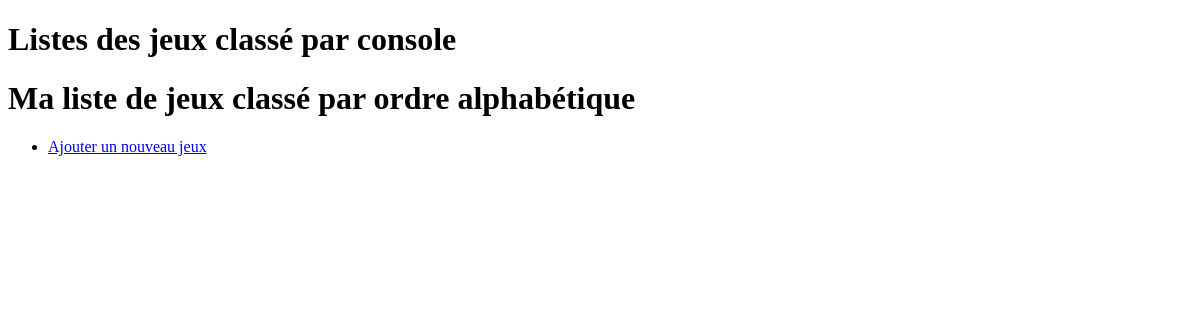
Before: / with the older database file.
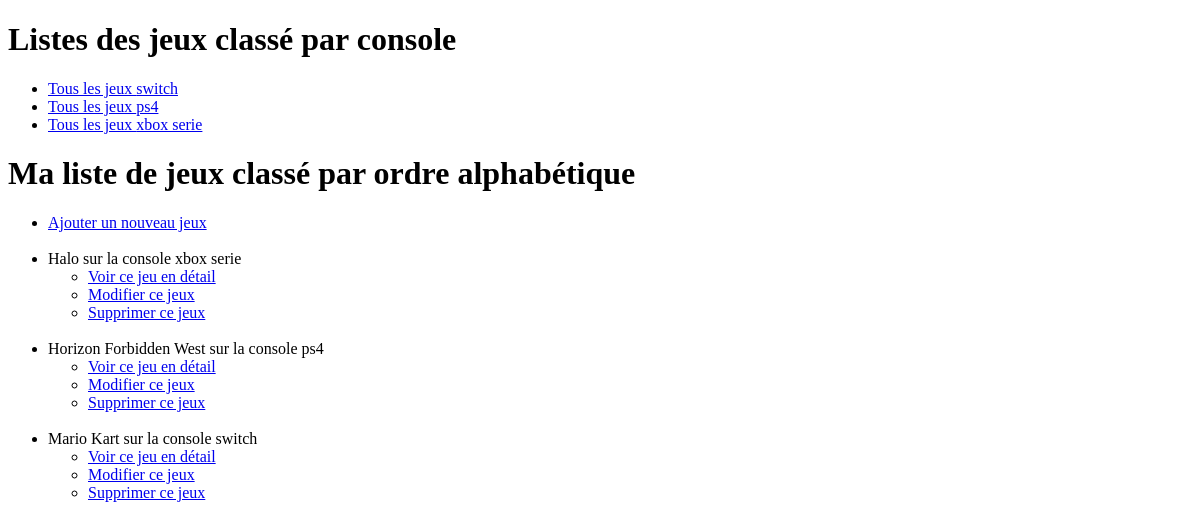
After: the same page with the newer database file.
### tables this page shows
CREATE TABLE IF NOT EXISTS `console` (
  `id_console` INT NOT NULL AUTO_INCREMENT,
  `nom_console` VARCHAR(45) NOT NULL,
  PRIMARY KEY (`id_console`));

CREATE TABLE IF NOT EXISTS `jeux` (
  `id_jeux` INT(11) NOT NULL AUTO_INCREMENT,
  `nom_jeux` VARCHAR(45) NOT NULL,
  `console_id` INT NOT NULL,
  PRIMARY KEY (`id_jeux`),
  UNIQUE INDEX `nom` (`nom_jeux` ASC),
  INDEX `fk_jeux_console_idx` (`console_id` ASC),
  CONSTRAINT `fk_jeux_console`
    FOREIGN KEY (`console_id`)
    REFERENCES `console` (`id_console`)
    ON DELETE NO ACTION
    ON UPDATE NO ACTION);

### index.php (the view, shortened to what this page needs)
<?php
include_once 'connexion.php';
$statement = $pdo->query("SELECT * FROM `jeux` JOIN `console` ON console_id = id_console ORDER BY nom_jeux");
$result = $statement->fetchAll(PDO::FETCH_ASSOC);
$statement_console = $pdo->query("SELECT * FROM console");
$result_console = $statement_console->fetchAll(PDO::FETCH_ASSOC);
?>
<!DOCTYPE html>
<html lang="en">
<head>
</head>
<body>
    <main>
        <h1>Listes des jeux classé par console</h1>
        <ul>
            <?php foreach ($result_console as $index => $table_row) : ?>
                <li><a href="by_console.php?id=<?= $table_row["id_console"] ?>">Tous les jeux <?= $table_row["nom_console"] ?></a></li>
            <?php endforeach ?>
        </ul>
        <h1>Ma liste de jeux classé par ordre alphabétique</h1>
        <ul>
            <li><a href="form_insert.php">Ajouter un nouveau jeux</a></li><br />
            <?php foreach ($result as $index => $table_row) : ?>
                <li><?= $table_row['nom_jeux'] ?> sur la console <?= $table_row['nom_console'] ?>
                    <ul>
                        <li><a href="show_one.php?id=<?= $table_row['id_jeux'] ?>">Voir ce jeu en détail</a></li>
                        <li><a href="form_update.php?id=<?= $table_row['id_jeux'] ?>">Modifier ce jeux</a></li>
                        <li><a href="form_delete.php?id=<?= $table_row['id_jeux'] ?>">Supprimer ce jeux</a></li>
                    </ul>
                </li><br />
            <?php endforeach ?>
        </ul>
    </main>
</body>
</html>

Changed rows visible on the page:
added console: nom_console "switch"
added console: nom_console "ps4"
added console: nom_console "xbox serie"
added jeux: nom_jeux "Halo", console.nom_console "xbox serie"
added jeux: nom_jeux "Horizon Forbidden West", console.nom_console "ps4"
added jeux: nom_jeux "Mario Kart", console.nom_console "switch"
